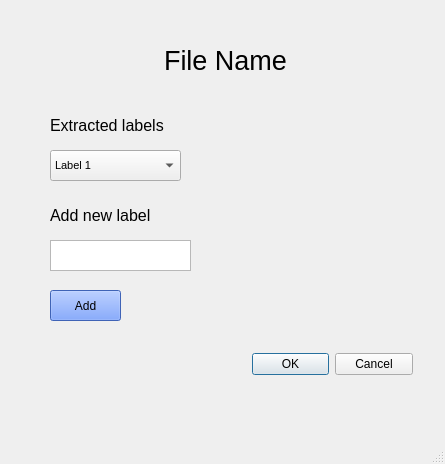
<?xml version="1.0" encoding="UTF-8"?>
<ui version="4.0">
 <class>MainWindow</class>
 <widget class="QMainWindow" name="MainWindow">
  <property name="geometry">
   <rect>
    <x>0</x>
    <y>0</y>
    <width>445</width>
    <height>464</height>
   </rect>
  </property>
  <property name="windowTitle">
   <string>MainWindow</string>
  </property>
  <widget class="QWidget" name="centralwidget">
   <widget class="QLabel" name="filename_label">
    <property name="geometry">
     <rect>
      <x>20</x>
      <y>40</y>
      <width>411</width>
      <height>40</height>
     </rect>
    </property>
    <property name="font">
     <font>
      <pointsize>20</pointsize>
     </font>
    </property>
    <property name="text">
     <string>File Name</string>
    </property>
    <property name="alignment">
     <set>Qt::AlignCenter</set>
    </property>
   </widget>
   <widget class="QPushButton" name="add_btn">
    <property name="geometry">
     <rect>
      <x>50</x>
      <y>290</y>
      <width>71</width>
      <height>31</height>
     </rect>
    </property>
    <property name="styleSheet">
     <string notr="true">background-color: rgb(88, 138, 255);</string>
    </property>
    <property name="text">
     <string>Add</string>
    </property>
   </widget>
   <widget class="QComboBox" name="extracted_dropdown">
    <property name="geometry">
     <rect>
      <x>50</x>
      <y>150</y>
      <width>131</width>
      <height>31</height>
     </rect>
    </property>
    <property name="font">
     <font>
      <pointsize>8</pointsize>
     </font>
    </property>
    <property name="styleSheet">
     <string notr="true"/>
    </property>
    <item>
     <property name="text">
      <string>Label 1</string>
     </property>
    </item>
    <item>
     <property name="text">
      <string>Label 2</string>
     </property>
    </item>
    <item>
     <property name="text">
      <string>Label 3</string>
     </property>
    </item>
    <item>
     <property name="text">
      <string>Label 4</string>
     </property>
    </item>
   </widget>
   <widget class="QLabel" name="extracted_label">
    <property name="geometry">
     <rect>
      <x>50</x>
      <y>110</y>
      <width>121</width>
      <height>31</height>
     </rect>
    </property>
    <property name="font">
     <font>
      <pointsize>12</pointsize>
     </font>
    </property>
    <property name="text">
     <string>Extracted labels</string>
    </property>
   </widget>
   <widget class="QLabel" name="new_label">
    <property name="geometry">
     <rect>
      <x>50</x>
      <y>200</y>
      <width>111</width>
      <height>31</height>
     </rect>
    </property>
    <property name="font">
     <font>
      <pointsize>12</pointsize>
     </font>
    </property>
    <property name="text">
     <string>Add new label</string>
    </property>
   </widget>
   <widget class="QDialogButtonBox" name="buttonBox">
    <property name="geometry">
     <rect>
      <x>252</x>
      <y>350</y>
      <width>161</width>
      <height>28</height>
     </rect>
    </property>
    <property name="standardButtons">
     <set>QDialogButtonBox::Cancel|QDialogButtonBox::Ok</set>
    </property>
   </widget>
   <widget class="QPlainTextEdit" name="newLabel_txt">
    <property name="geometry">
     <rect>
      <x>50</x>
      <y>240</y>
      <width>141</width>
      <height>31</height>
     </rect>
    </property>
    <property name="font">
     <font>
      <pointsize>11</pointsize>
     </font>
    </property>
    <property name="plainText">
     <string/>
    </property>
   </widget>
  </widget>
  <widget class="QMenuBar" name="menubar">
   <property name="geometry">
    <rect>
     <x>0</x>
     <y>0</y>
     <width>445</width>
     <height>24</height>
    </rect>
   </property>
  </widget>
  <widget class="QStatusBar" name="statusbar"/>
 </widget>
 <resources/>
 <connections/>
</ui>
